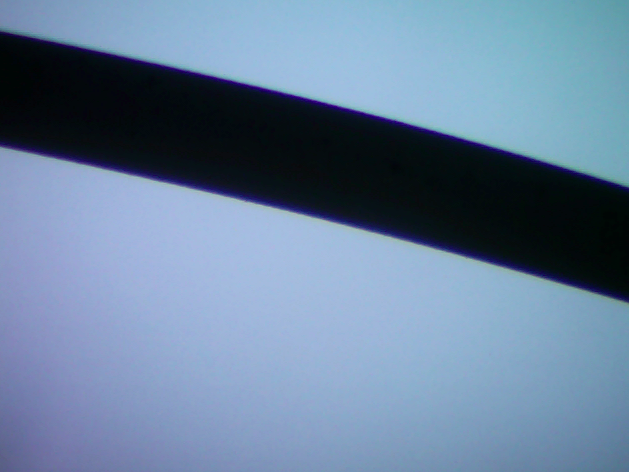
#> input picture images/img_fil_2.PNG, 629 x 472 px
$ python measurement.py
#> lines starting #> are read from the running program, lines starting #| are printed output that depends on the picture; after the words box and inside, x2 and y2 are one past the last pixel; in counts of white or black regions, pixels touching at a corner belong together
import cv2
import numpy as np

try:
    img = cv2.imread("../images/img_fil_2.PNG")
#> img is the input picture: shape (472, 629, 3); mean B, G, R 157.3, 130, 106.3
    # img = cv2.imread("example_02.png")

except:
    print("Could not load an image, try again.")

# set color tha you are looking for
boundaries = [
    ([0, 0, 0], [128, 128, 128])
]

print(img.shape)
#| (472, 629, 3)
height = img.shape[0]
#> height = 472
width = img.shape[1]
#> width = 629
img2 = img.copy()

print("width: {} \nheight: {}".format(width, height))
#| width: 629
#| height: 472

# testing by adding black circle
# cv2.circle(img, (int(width / 2), int(height / 2)), 50, (0, 0, 255), -1)
cv2.rectangle(img, (0, 0), (int(width / 2) - 100, height), (255, 255, 255), -1)
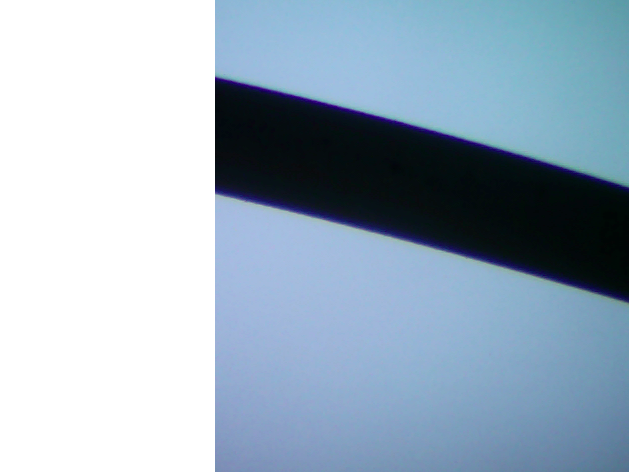
#> img: shape (472, 629, 3); mean B, G, R 191.3, 175.3, 156.8
cv2.rectangle(img, (int(width / 2) + 100, 0), (width, height), (255, 255, 255), -1)
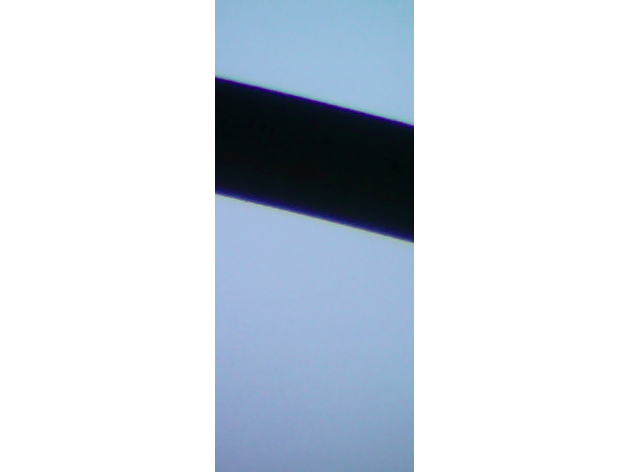
#> img: shape (472, 629, 3); mean B, G, R 227, 218.2, 210.8

width_half = int(width / 2)
#> width_half = 314


cv2.rectangle(img2, (0, 0), (int(width / 2) - 40, height), (255, 255, 255), -1)
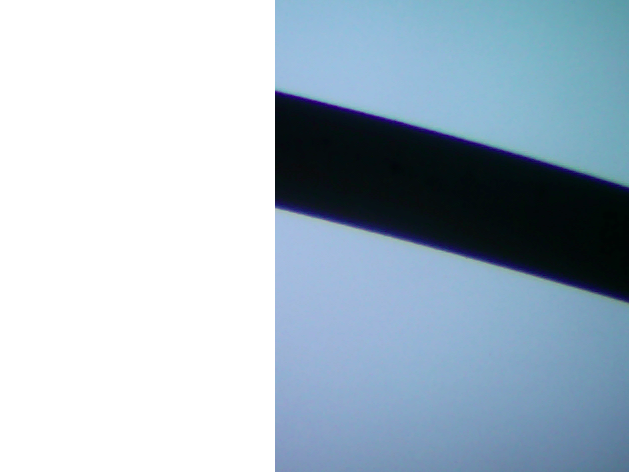
#> img2: shape (472, 629, 3); mean B, G, R 199.7, 186.5, 170.1
cv2.rectangle(img2, (int(width / 2) + 160, 0), (width, height), (255, 255, 255), -1)
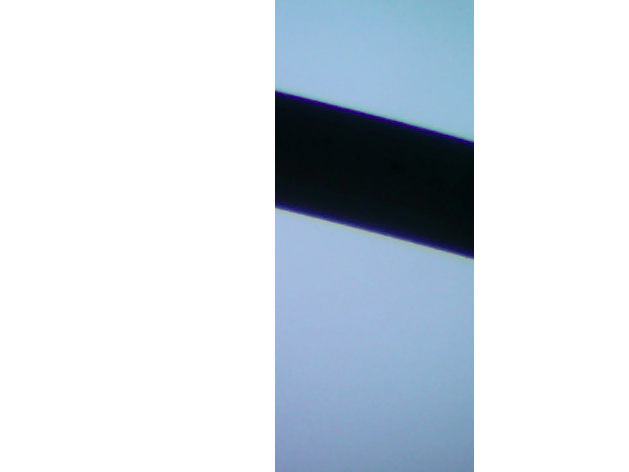
#> img2: shape (472, 629, 3); mean B, G, R 226.4, 218.1, 210
# cv2.rectangle(img2, (int(width_half) + 800, height), (width, 0), (255, 255, 255), -1)


for (lower, upper) in boundaries:
    # make numpy array
    lower = np.array(lower, dtype="uint8")
    upper = np.array(upper, dtype="uint8")

    # find colors & make a mask
    mask = cv2.inRange(img, lower, upper)
    output = cv2.bitwise_and(img, img, mask=mask)

    mask2 = cv2.inRange(img2, lower, upper)
    output2 = cv2.bitwise_and(img2, img, mask=mask2)

    # set values
    total_pixels = output.size
    black_pixels = np.count_nonzero(output)
    black_percentage = (black_pixels / total_pixels) * 100

    total_pixels2 = output2.size
    black_pixels2 = np.count_nonzero(output2)
    black_percentage2 = (black_pixels2 / total_pixels2) * 100

    # print values
    print("Total pixels: {}".format(total_pixels))
    print("Black pixels: {}".format(black_pixels))
    print("Percentage: {:.3f}%".format(black_percentage))
    print("-----------------------------------------")
    print("2 -Total pixels: {}".format(total_pixels2))
    print("2 - Black pixels: {}".format(black_pixels2))
    print("2 - Percentage: {:.3f}%".format(black_percentage2))

    percentage_diff = abs(black_percentage - black_percentage2)
    print("-----------------------------------------")
    print("filament difference: {:.3f}%".format(percentage_diff))
#> this loop made 1 pass
#> (black_pixels, black_percentage, black_pixels2, black_percentage2, percentage_diff) on pass 1: (67928, 7.63, 68143, 7.65, 0.0241)
#| Black pixels: 67928
#| Percentage: 7.627%
#| 2 - Black pixels: 68143
#| 2 - Percentage: 7.651%
#| filament difference: 0.024%
#> pass 1, `mask = cv2.inRange(img, lower, upper)`:
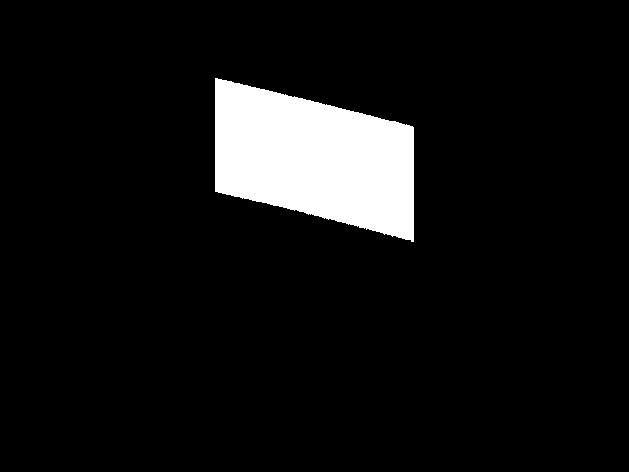
#> mask: shape (472, 629); 7.7% white; 1 white region, box (x1, y1, x2, y2) and area: (215, 78, 414, 242) 22719
#> pass 1, `output = cv2.bitwise_and(img, img, mask=mask)`:
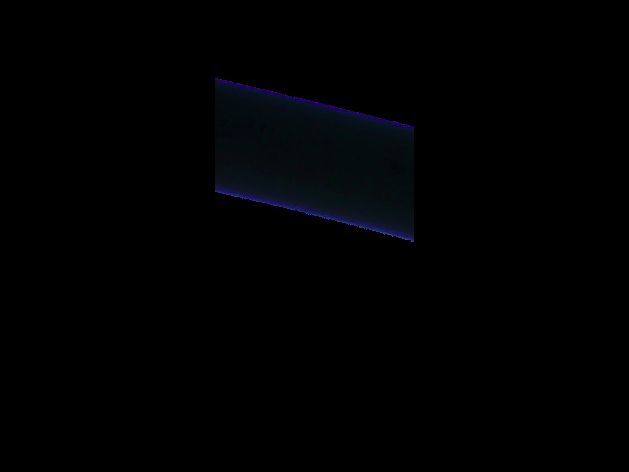
#> output: shape (472, 629, 3); mean B, G, R 2, 1.1, 0.7
#> pass 1, `mask2 = cv2.inRange(img2, lower, upper)`:
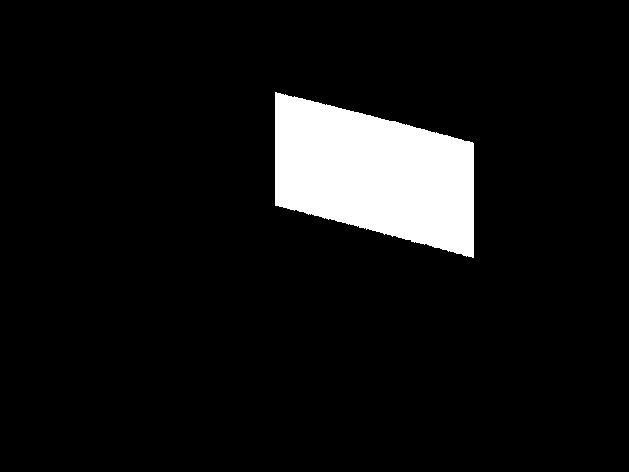
#> mask2: shape (472, 629); 7.7% white; 1 white region, box (x1, y1, x2, y2) and area: (275, 92, 474, 258) 22795

cv2.imshow("image1", img)
cv2.imshow("image2", img2)
cv2.waitKey(0)
cv2.destroyAllWindows()

$ run again, with images/img_fil_1.PNG copied over images/img_fil_2.PNG
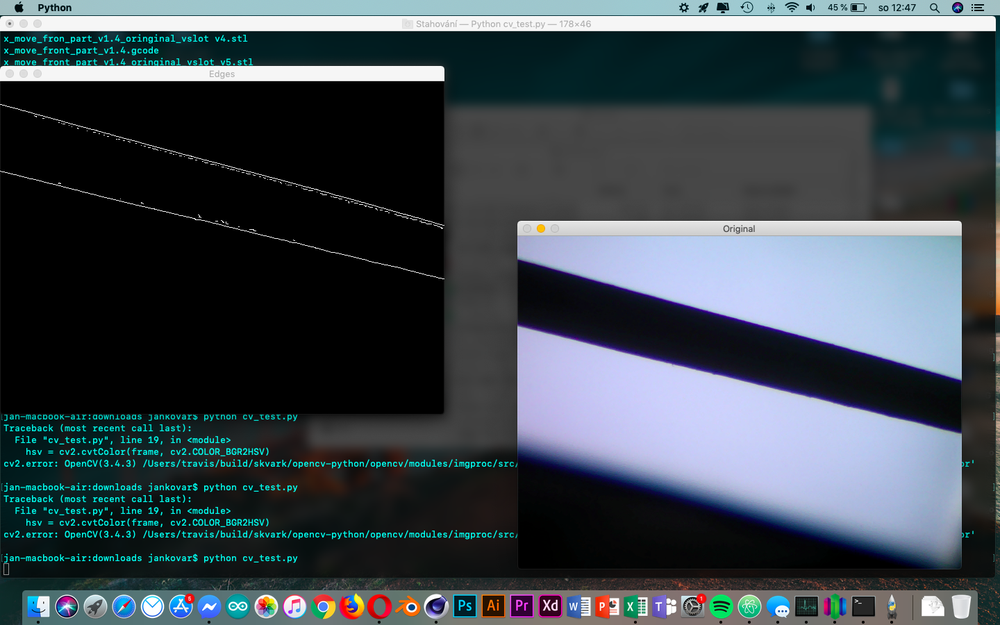
#> input picture images/img_fil_1.PNG, 1000 x 625 px, shrunk from 1440 x 900 before the run
#> img is the input picture: shape (625, 1000, 3); mean B, G, R 78.2, 71.3, 61.6
#| (625, 1000, 3)
#| width: 1000
#| height: 625
#> the loop `for (lower, upper) in boundaries:` made 1 pass
#> (black_pixels, black_percentage, black_pixels2, black_percentage2, percentage_diff) on pass 1: (253491, 13.52, 258602, 13.79, 0.273)
#> (printed output is left out)
#> pass 1, `mask = cv2.inRange(img, lower, upper)`:
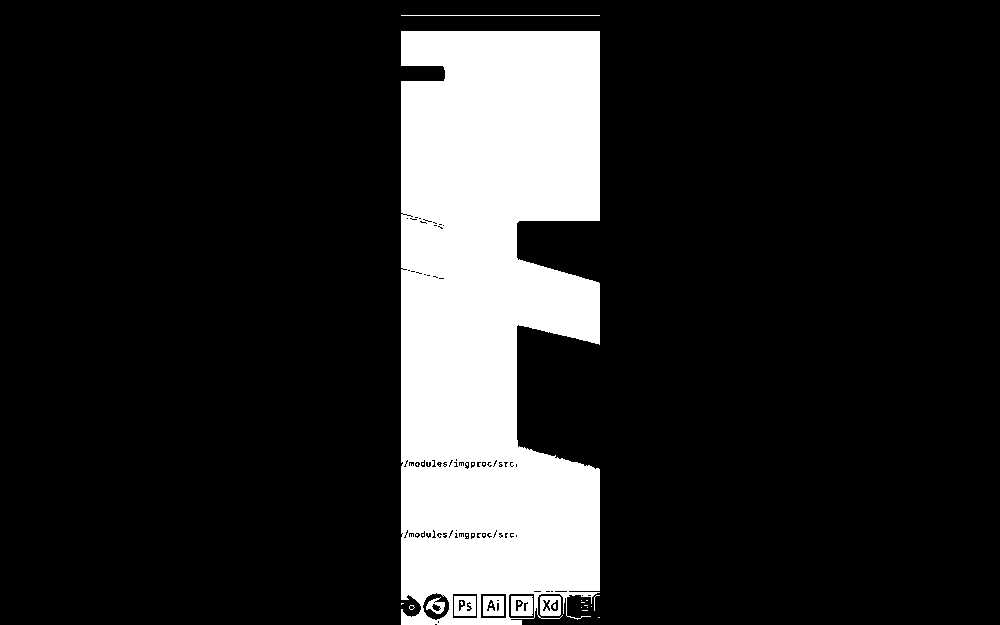
#> mask: shape (625, 1000); 16% white; 33 white regions (26 under 20 px), largest, box (x1, y1, x2, y2) and area: (401, 31, 600, 625) 98074, (454, 596, 476, 616) 371, (511, 596, 533, 616) 369
#> pass 1, `output2 = cv2.bitwise_and(img2, img, mask=mask2)`:
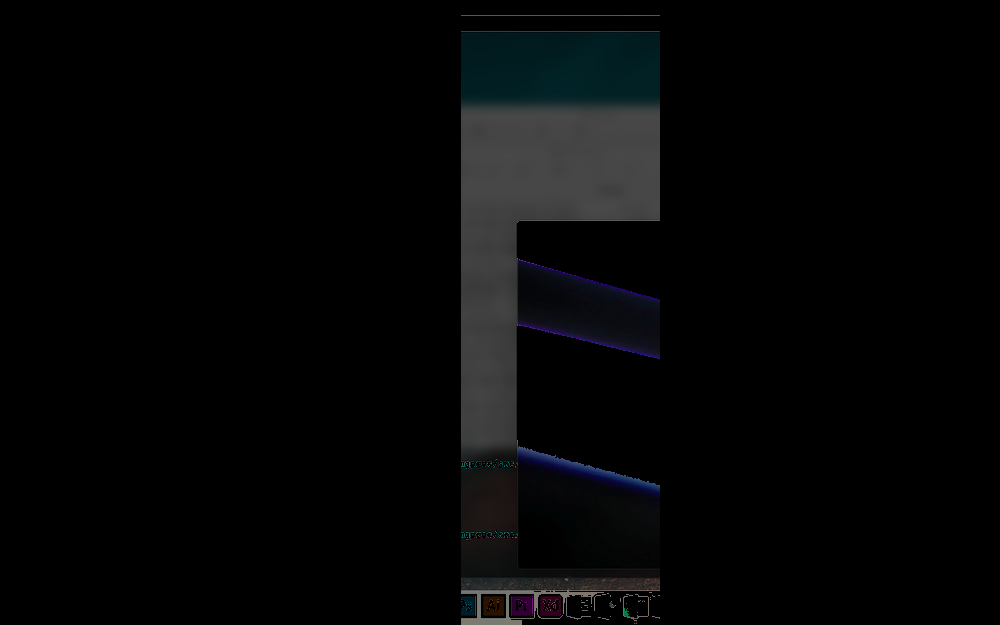
#> output2: shape (625, 1000, 3); mean B, G, R 6.2, 5.7, 5.1
